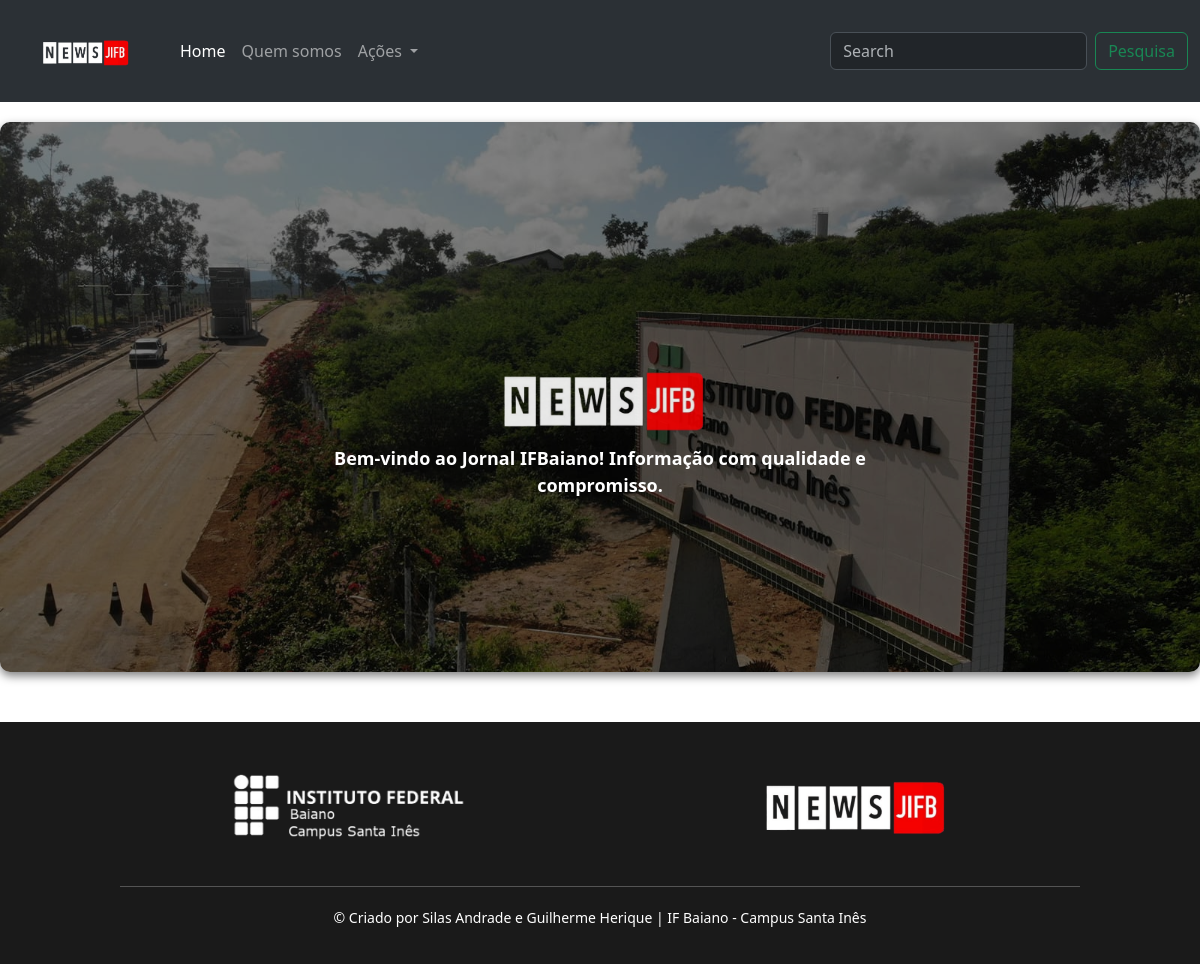
The app's page /, older data.
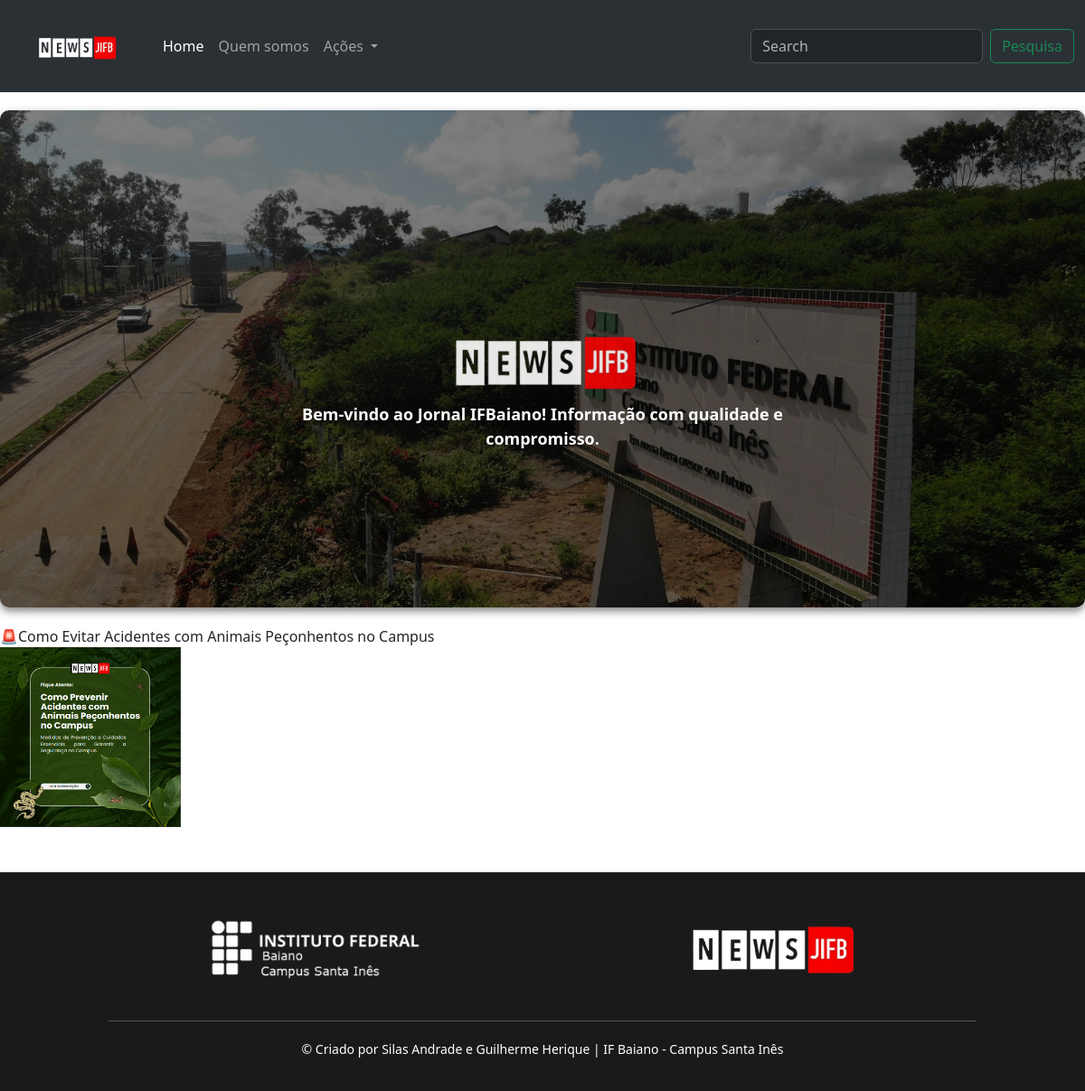
The same page, newer data.
### base/models.py (models this page shows, shortened)
class Noticia(models.Model):
    autor = models.ForeignKey(User, on_delete=models.CASCADE, null=True)
    título = models.CharField(max_length=200)
    noticia = models.FileField(upload_to="Notícias .MD/%Y/%m/%d/", blank=True, null=True)
    imagens_na_noticia = models.ImageField(upload_to="static/Notícias .MD/image", blank=True, null=True)
    capa_noticia = models.ImageField(upload_to="Notícias .MD/CAPAS/%Y/%m/%d/", blank=True, null=True)
    visivel = models.BooleanField(default=True)
    updated = models.DateTimeField(auto_now=True)
    created = models.DateTimeField(auto_now_add=True)

### base/views.py (the view)
# urls.py: path('', views.HomePage, name='home'),
def HomePage(request):
    noticas = Noticia.objects.all()
    context = {
        'noticias':noticas
    }
    return render(request, 'base/index.html', context)

### base/templates/base/index.html (shortened to what this page needs)
{% load static %}
<!doctype html>
<html lang="pt-BR">
<head>
<link rel="stylesheet" href="{% static 'css/eventos.css' %}">
<link rel="stylesheet" href="{% static 'css/style.css' %}">
<link href="https://cdn.jsdelivr.net/npm/bootstrap@5.3.3/dist/css/bootstrap.min.css" rel="stylesheet">
</head>
<body>
    {% include 'navbar.html' %}
            <div class="entrada-container">
              <img src="{% static 'JIFB/logo_nv-removebg-preview.png'%}" alt="Logo do Jornal" class="entrada-logo">
              <div class="entrada-mensagem">
                <p>Bem-vindo ao Jornal IFBaiano! Informação com qualidade e compromisso.</p>
              </div>
            </div>
    <section>
      <div>
        {% for noticia in noticias %}
        <a href="{% url 'noticia' noticia.id %}" style="text-decoration: none; color: inherit;">
          <div class="noticia-card">
          {{noticia.título}}
          <br>
          <img src="{% static noticia.capa_noticia %}" style="width:200px;">
        </div>
        {% endfor%}
      </div>
    </section>
<footer class="footer">
  <div class="footer-container">
      <img src="{% static 'JIFB/logo-ifbaiano.png' %}" alt="Logo do Rodapé" class="footer-image">
      <img src="{% static 'JIFB/logo_nv-removebg-preview.png' %}" alt="Logo do Rodapé JIFB" class="footer-logo-jif">
  </div>
     <hr>
  <p>© Criado por Silas Andrade e Guilherme Herique | IF Baiano - Campus Santa Inês</p>
</footer>
</body>
</html>

Row changes from the older to the newer data that the page shows:
added Noticia: título "🚨Como Evitar Acidentes com Animais Peçonhentos no Campus", capa_noticia (picture)
